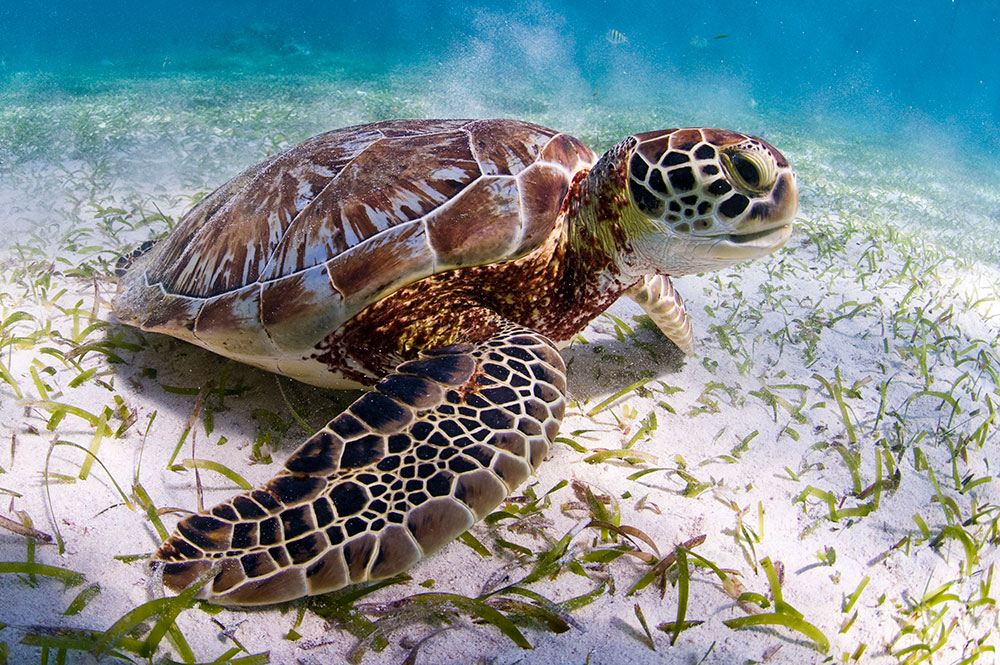
#> input picture NAVEGACION_AUTONOMA/capitulo_1/images/input.jpg, 1000 x 665 px
$ python 18_program.py
#> lines starting #> are read from the running program, lines starting #| are printed output that depends on the picture
# OBJETIVO: Aplicar un efecto visual con transformación proyectiva comprimiendo los bordes verticales
# Las líneas paralelas dejan de serlo — característica exclusiva de la transformación proyectiva

import cv2
import numpy as np

# Lee la imagen
img = cv2.imread('images/input.jpg')
#> img is the input picture: shape (665, 1000, 3); mean B, G, R 144.7, 142, 128.2
rows, cols = img.shape[:2]
#> rows = 665; cols = 1000

# Puntos de control: toman la mitad izquierda de la imagen
# Los bordes superior e inferior se comprimen 100px hacia el centro en el eje Y
src_points = np.float32([[0, 0], [0, rows - 1], [cols / 2, 0], [cols / 2, rows - 1]])
#> src_points = [[0, 0], [0, 664], [500, 0], [500, 664]]
dst_points = np.float32([[0, 100], [0, rows - 101], [cols / 2, 0], [cols / 2, rows - 1]])

# Calcula la matriz de homografía a partir de los 4 pares de puntos
projective_matrix = cv2.getPerspectiveTransform(src_points, dst_points)

# Aplica la transformación proyectiva
img_output = cv2.warpPerspective(img, projective_matrix, (cols, rows))
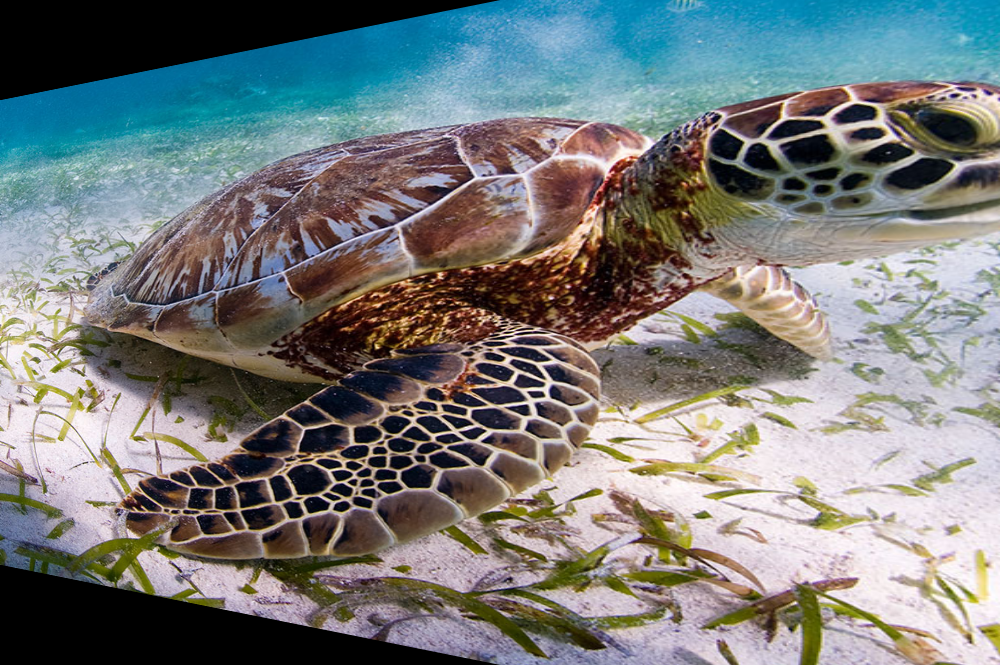
#> img_output: shape (665, 1000, 3); mean B, G, R 123.2, 123.6, 119.6

cv2.imshow('Input', img)
cv2.imshow('Output', img_output)
cv2.waitKey()
